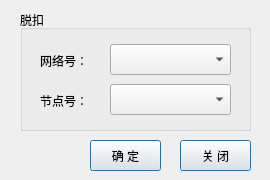
<ui version="4.0" >
 <class>PutOffForm</class>
 <widget class="QWidget" name="PutOffForm" >
  <property name="windowModality" >
   <enum>Qt::NonModal</enum>
  </property>
  <property name="geometry" >
   <rect>
    <x>0</x>
    <y>0</y>
    <width>270</width>
    <height>180</height>
   </rect>
  </property>
  <property name="windowTitle" >
   <string>脱扣</string>
  </property>
  <property name="windowIcon" >
   <iconset>
    <normaloff>:/img/images/cut.png</normaloff>:/img/images/cut.png</iconset>
  </property>
  <property name="styleSheet" >
   <string notr="true" >font: 12pt "Sans Serif";</string>
  </property>
  <widget class="QGroupBox" name="groupBox" >
   <property name="geometry" >
    <rect>
     <x>20</x>
     <y>10</y>
     <width>231</width>
     <height>121</height>
    </rect>
   </property>
   <property name="title" >
    <string>脱扣</string>
   </property>
   <widget class="QComboBox" name="cbNode" >
    <property name="geometry" >
     <rect>
      <x>90</x>
      <y>74</y>
      <width>121</width>
      <height>31</height>
     </rect>
    </property>
    <property name="mouseTracking" >
     <bool>false</bool>
    </property>
    <property name="autoFillBackground" >
     <bool>true</bool>
    </property>
   </widget>
   <widget class="QLabel" name="label" >
    <property name="geometry" >
     <rect>
      <x>20</x>
      <y>40</y>
      <width>61</width>
      <height>21</height>
     </rect>
    </property>
    <property name="text" >
     <string>网络号：</string>
    </property>
   </widget>
   <widget class="QComboBox" name="cbNet" >
    <property name="geometry" >
     <rect>
      <x>90</x>
      <y>34</y>
      <width>121</width>
      <height>31</height>
     </rect>
    </property>
    <property name="mouseTracking" >
     <bool>false</bool>
    </property>
    <property name="autoFillBackground" >
     <bool>true</bool>
    </property>
   </widget>
   <widget class="QLabel" name="label_2" >
    <property name="geometry" >
     <rect>
      <x>20</x>
      <y>80</y>
      <width>61</width>
      <height>21</height>
     </rect>
    </property>
    <property name="text" >
     <string>节点号：</string>
    </property>
   </widget>
  </widget>
  <widget class="QPushButton" name="btn_close" >
   <property name="geometry" >
    <rect>
     <x>180</x>
     <y>140</y>
     <width>71</width>
     <height>31</height>
    </rect>
   </property>
   <property name="text" >
    <string>关 闭</string>
   </property>
   <property name="default" >
    <bool>true</bool>
   </property>
  </widget>
  <widget class="QPushButton" name="btn_ok" >
   <property name="geometry" >
    <rect>
     <x>90</x>
     <y>140</y>
     <width>71</width>
     <height>31</height>
    </rect>
   </property>
   <property name="text" >
    <string>确 定</string>
   </property>
   <property name="default" >
    <bool>true</bool>
   </property>
  </widget>
 </widget>
 <resources>
  <include location="img.qrc" />
 </resources>
 <connections/>
</ui>
